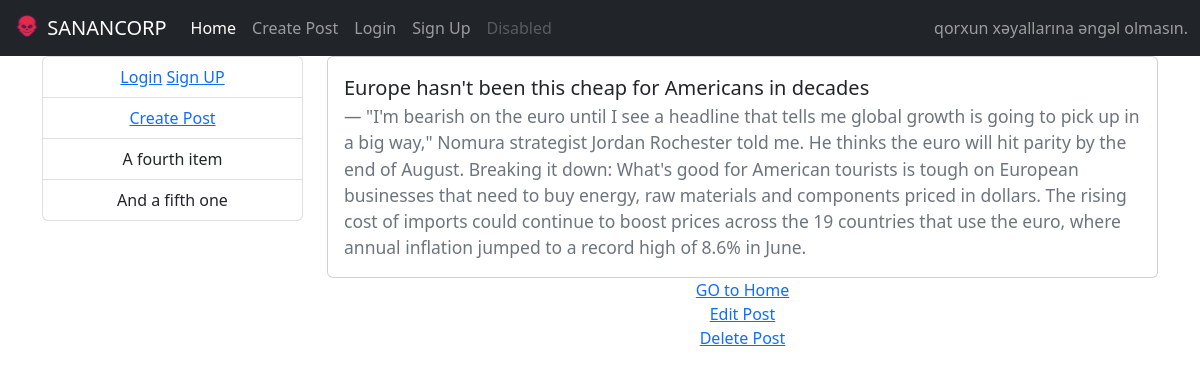
/2, run on the app's committed database.
### sananapp/models.py (models this page shows, shortened)
class Post(models.Model):
    title = models.CharField(max_length=55)
    body = models.TextField()

### sananapp/views.py (the view)
# urls.py: path('<int:pk>',views.detail.as_view(),name='detailpage'),
class detail(DetailView):
    model = models.Post
    template_name = 'detail.html'

### templates/detail.html
{% extends 'base.html' %}
{% block content %}
<div class="card">
    <div class="card-body">
      <blockquote class="blockquote mb-0">
        <p>{{object.title}}</p>
        <footer class="blockquote-footer">{{object.body}}</footer>
      </blockquote>
    </div>
  </div>
  <div class="text-center">
    <a href="{% url 'indexpage' %}">GO to Home</a><br>
    <a href="{% url 'editpage' object.pk %}">Edit Post</a><br>
    <a href="{% url 'deletepage' object.pk %}">Delete Post</a>
  </div>
{% endblock %}

### data on the page
Post: title "Europe hasn't been this cheap for Americans in decades", body "\"I'm bearish on the euro until I see a headline that tells me global growth is going to pick up in a big way,\" Nomura strategist Jordan Rochester told me. He thinks the euro will hit parity by the end of August. Breaking it down: What's good for American tourists is tough on European businesses that need to buy energy, raw materials and components priced in dollars. The rising cost of imports could continue to boost prices across the 19 countries that use the euro, where annual inflation jumped to a record high of 8.6% in June."
